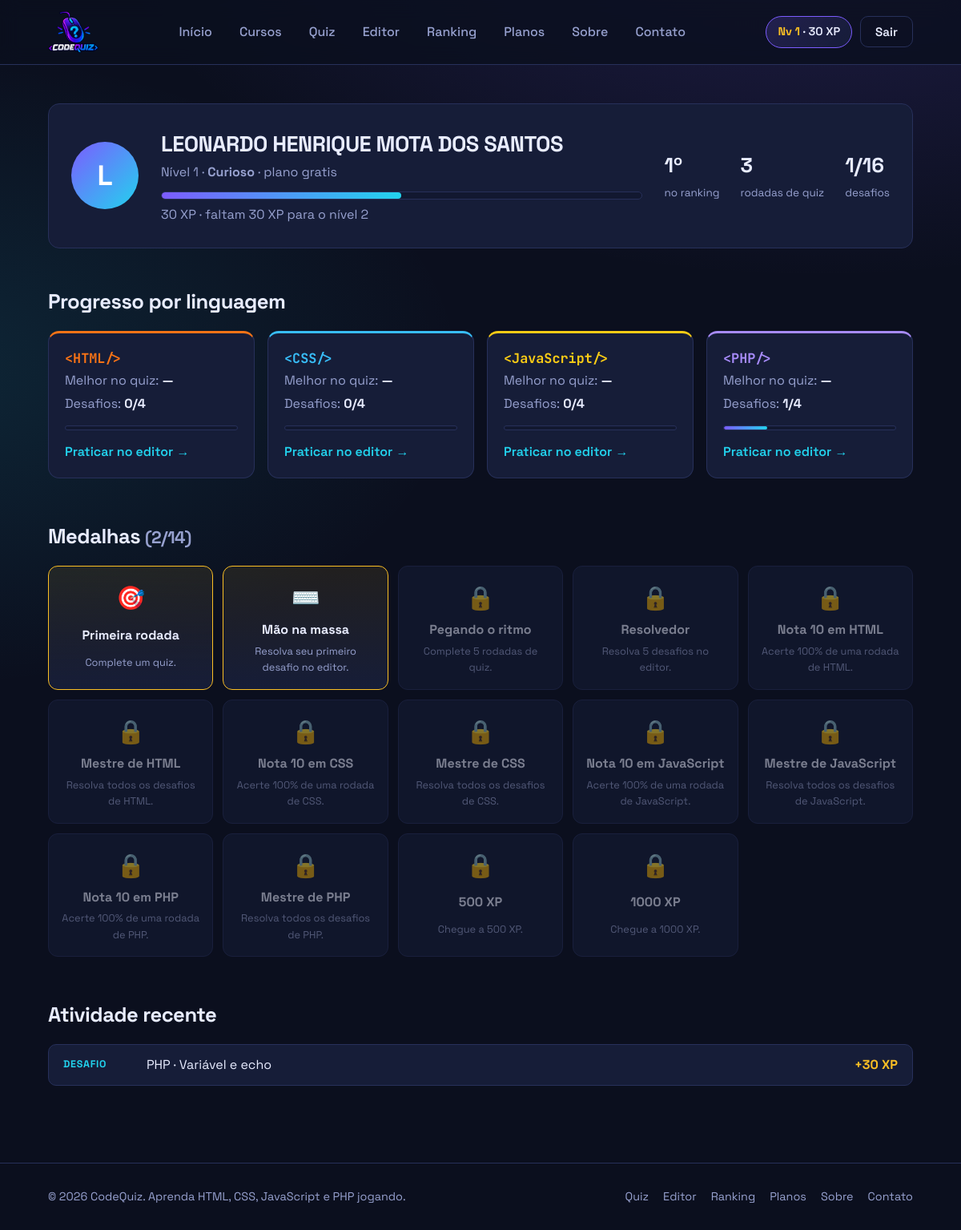
The app's page /perfil.php (signed in) with its own data.
### tables this page shows
CREATE TABLE usuarios (
        id INTEGER PRIMARY KEY AUTOINCREMENT,
        nome TEXT NOT NULL,
        email TEXT NOT NULL UNIQUE,
        senha TEXT NOT NULL,
        plano TEXT NOT NULL DEFAULT "gratis",
        criado_em TEXT NOT NULL DEFAULT CURRENT_TIMESTAMP);

### includes/auth.php (called while the page is built, shortened)
<?php
function db(): PDO {
    static $pdo = null;
    if ($pdo) return $pdo;
    $pdo = new PDO('sqlite:' . __DIR__ . '/../storage/codequiz.sqlite');
    $pdo->setAttribute(PDO::ATTR_ERRMODE, PDO::ERRMODE_EXCEPTION);
    $pdo->setAttribute(PDO::ATTR_DEFAULT_FETCH_MODE, PDO::FETCH_ASSOC);
    $pdo->exec('PRAGMA foreign_keys = ON');
    $pdo->exec('CREATE TABLE IF NOT EXISTS usuarios (
        id INTEGER PRIMARY KEY AUTOINCREMENT,
        nome TEXT NOT NULL,
        email TEXT NOT NULL UNIQUE,
        senha TEXT NOT NULL,
        plano TEXT NOT NULL DEFAULT "gratis",
        criado_em TEXT NOT NULL DEFAULT CURRENT_TIMESTAMP)');
    $pdo->exec('CREATE TABLE IF NOT EXISTS resultados (
        id INTEGER PRIMARY KEY AUTOINCREMENT,
        usuario_id INTEGER NOT NULL REFERENCES usuarios(id),
        linguagem TEXT NOT NULL, acertos INTEGER NOT NULL, total INTEGER NOT NULL, xp INTEGER NOT NULL,
        criado_em TEXT NOT NULL DEFAULT CURRENT_TIMESTAMP)');
    $pdo->exec('CREATE TABLE IF NOT EXISTS desafios_resolvidos (
        id INTEGER PRIMARY KEY AUTOINCREMENT,
        usuario_id INTEGER NOT NULL REFERENCES usuarios(id),
        desafio_id TEXT NOT NULL, linguagem TEXT NOT NULL, xp INTEGER NOT NULL, codigo TEXT NOT NULL DEFAULT "",
        criado_em TEXT NOT NULL DEFAULT CURRENT_TIMESTAMP,
        UNIQUE (usuario_id, desafio_id))');
    $pdo->exec('CREATE TABLE IF NOT EXISTS mensagens (
        id INTEGER PRIMARY KEY AUTOINCREMENT,
        nome TEXT NOT NULL, email TEXT NOT NULL, assunto TEXT NOT NULL, mensagem TEXT NOT NULL,
        usuario_id INTEGER, criado_em TEXT NOT NULL DEFAULT CURRENT_TIMESTAMP)');
    $pdo->exec('CREATE TABLE IF NOT EXISTS login_falhas (
        id INTEGER PRIMARY KEY AUTOINCREMENT,
        ip TEXT NOT NULL, email TEXT NOT NULL, criado_em TEXT NOT NULL DEFAULT CURRENT_TIMESTAMP)');
    $pdo->exec('CREATE INDEX IF NOT EXISTS idx_resultados_usuario ON resultados(usuario_id, linguagem)');
    $pdo->exec('CREATE INDEX IF NOT EXISTS idx_desafios_usuario ON desafios_resolvidos(usuario_id)');
    $pdo->exec('CREATE INDEX IF NOT EXISTS idx_falhas ON login_falhas(ip, criado_em)');
    return $pdo;
}
function usuario_atual(): ?array {
    static $cache = false;
    if ($cache !== false && ($cache['id'] ?? null) == ($_SESSION['uid'] ?? null)) return $cache;
    $st = db()->prepare('SELECT id, nome, email, plano FROM usuarios WHERE id = ?');
    $st->execute([$_SESSION['uid']]);
    return $cache = ($st->fetch() ?: null);
}
function exigir_login(): array {
    $u = usuario_atual();
    return $u;
}
function h(?string $s): string {
    return htmlspecialchars((string) $s, ENT_QUOTES | ENT_SUBSTITUTE, 'UTF-8');
}

### data/quiz-data.php (called while the page is built, shortened)
<?php
foreach ($d as &$l) {
    foreach ($l[3] as &$q) { $q[1] = str_replace('\n', "\n", $q[1]); }
}
return $d;

### includes/xp.php (called while the page is built, shortened)
<?php
require_once __DIR__ . '/auth.php';
function linguagens_validas(): array {
    static $l = null;
    return $l ??= array_keys(require __DIR__ . '/../data/quiz-data.php');
}
function in_langs(): string {
    return "'" . implode("','", linguagens_validas()) . "'";
}
function xp_total(int $uid): int {
    $st = db()->prepare('SELECT
        (SELECT COALESCE(SUM(xp), 0) FROM resultados WHERE usuario_id = :u AND linguagem IN (' . in_langs() . '))
      + (SELECT COALESCE(SUM(xp), 0) FROM desafios_resolvidos WHERE usuario_id = :u)');
    $st->execute([':u' => $uid]);
    return (int) $st->fetchColumn();
}
function nivel_info(int $xp): array {
    $n = (int) floor(sqrt($xp / 60)) + 1;
    $ini = 60 * ($n - 1) ** 2;
    $fim = 60 * $n ** 2;
    return [
        'nivel' => $n, 'titulo' => NIVEIS[min($n, count(NIVEIS)) - 1], 'xp' => $xp,
        'ini' => $ini, 'fim' => $fim, 'falta' => $fim - $xp,
        'pct' => (int) round(100 * ($xp - $ini) / ($fim - $ini)),
    ];
}
function ranking(?string $lang = null, ?int $dias = null, int $limite = 10): array {
    $f = $dias ? " AND criado_em >= datetime('now', '-" . (int) $dias . " days')" : '';
    $sql = 'SELECT u.id, u.nome, SUM(t.xp) xp, SUM(t.partidas) partidas, SUM(t.acertos) acertos, SUM(t.total) total, SUM(t.desafios) desafios
        FROM (
            SELECT usuario_id, linguagem, xp, 1 partidas, acertos, total, 0 desafios FROM resultados WHERE linguagem IN (' . in_langs() . ')' . $f . '
            UNION ALL
            SELECT usuario_id, linguagem, xp, 0, 0, 0, 1 FROM desafios_resolvidos WHERE 1 = 1' . $f . '
        ) t JOIN usuarios u ON u.id = t.usuario_id '
        . ($lang ? 'WHERE t.linguagem = ? ' : '') . 'GROUP BY u.id HAVING SUM(t.xp) > 0 ORDER BY xp DESC, u.id ASC LIMIT ' . (int) $limite;
    $st = db()->prepare($sql);
    $st->execute($lang ? [$lang] : []);
    return $st->fetchAll();
}
function posicao(int $uid, ?string $lang = null, ?int $dias = null): ?array {
    foreach (ranking($lang, $dias, 5000) as $i => $r) {
        if ((int) $r['id'] === $uid) return ['pos' => $i + 1, 'xp' => (int) $r['xp']];
    }
    return null;
}
function medalhas(int $uid): array {
    $langs = require __DIR__ . '/../data/quiz-data.php';
    $desafios = require __DIR__ . '/../data/desafios.php';
    $db = db();
    $st = $db->prepare('SELECT linguagem, MAX(ROUND(100.0 * acertos / total)) melhor, COUNT(*) n FROM resultados WHERE usuario_id = ? GROUP BY linguagem');
    $st->execute([$uid]);
    $q = array_column($st->fetchAll(), null, 'linguagem');
    $st = $db->prepare('SELECT linguagem, COUNT(*) n FROM desafios_resolvidos WHERE usuario_id = ? GROUP BY linguagem');
    $st->execute([$uid]);
    $d = array_column($st->fetchAll(), 'n', 'linguagem');
    $totalQuiz = array_sum(array_column($q, 'n'));
    $totalDes = array_sum($d);
    $xp = xp_total($uid);
    $m = [
        ['🎯', 'Primeira rodada', 'Complete um quiz.', $totalQuiz >= 1],
        ['⌨️', 'Mão na massa', 'Resolva seu primeiro desafio no editor.', $totalDes >= 1],
        ['🔥', 'Pegando o ritmo', 'Complete 5 rodadas de quiz.', $totalQuiz >= 5],
        ['🧩', 'Resolvedor', 'Resolva 5 desafios no editor.', $totalDes >= 5],
    ];
    foreach ($langs as $id => $l) {
        $m[] = ['🏆', 'Nota 10 em ' . $l[0], 'Acerte 100% de uma rodada de ' . $l[0] . '.', ((int) ($q[$id]['melhor'] ?? 0)) >= 100];
        $tot = count(array_filter($desafios, fn($x) => $x['lang'] === $id));
        $m[] = ['🛠️', 'Mestre de ' . $l[0], 'Resolva todos os desafios de ' . $l[0] . '.', $tot > 0 && ($d[$id] ?? 0) >= $tot];
    }
    $m[] = ['⭐', '500 XP', 'Chegue a 500 XP.', $xp >= 500];
    $m[] = ['💎', '1000 XP', 'Chegue a 1000 XP.', $xp >= 1000];
    return $m;
}

### perfil.php (the view, shortened to what this page needs)
<?php
require_once 'includes/xp.php';
$usuario = exigir_login();
$titulo = 'Meu perfil'; $pagina = 'perfil';
$uid = (int) $usuario['id'];
$langs = require 'data/quiz-data.php';
$db = db();
$ni = nivel_info(xp_total($uid));
$pos = posicao($uid);
$st = $db->prepare('SELECT linguagem, COUNT(*) n, MAX(ROUND(100.0 * acertos / total)) melhor, SUM(xp) xp FROM resultados WHERE usuario_id = ? GROUP BY linguagem');
$st->execute([$uid]);
$quiz = array_column($st->fetchAll(), null, 'linguagem');
$st = $db->prepare('SELECT desafio_id FROM desafios_resolvidos WHERE usuario_id = ?');
$st->execute([$uid]);
$resolvidos = array_column($st->fetchAll(), 'desafio_id');
$st = $db->prepare("SELECT 'Quiz' tipo, linguagem, xp, acertos || '/' || total detalhe, criado_em FROM resultados WHERE usuario_id = :u AND linguagem IN (" . in_langs() . ")
    UNION ALL SELECT 'Desafio', linguagem, xp, desafio_id, criado_em FROM desafios_resolvidos WHERE usuario_id = :u ORDER BY criado_em DESC LIMIT 8");
$st->execute([':u' => $uid]);
$recentes = $st->fetchAll();
$meds = medalhas($uid);
$ganhas = count(array_filter($meds, fn($m) => $m[3]));
$partidas = array_sum(array_column($quiz, 'n'));
include 'includes/header.php';
?>
<main class="wrap">
    <section class="perfil-topo card">
        <div class="avatar" aria-hidden="true"><?= h(mb_strtoupper(mb_substr($usuario['nome'], 0, 1))) ?></div>
        <div class="pt-info">
            <h1><?= h($usuario['nome']) ?></h1>
            <p class="mut">Nível <?= $ni['nivel'] ?> · <strong><?= h($ni['titulo']) ?></strong> · plano <?= h($usuario['plano']) ?></p>
            <div class="xpbar" role="progressbar" aria-valuemin="0" aria-valuemax="100" aria-valuenow="<?= $ni['pct'] ?>" aria-label="Progresso para o próximo nível"><i style="width:<?= $ni['pct'] ?>%"></i></div>
            <p class="mut"><?= $ni['xp'] ?> XP · faltam <?= $ni['falta'] ?> XP para o nível <?= $ni['nivel'] + 1 ?></p>
        </div>
        <div class="pt-stats">
            <div><b><?= $pos ? $pos['pos'] . 'º' : '—' ?></b><span>no ranking</span></div>
            <div><b><?= $partidas ?></b><span>rodadas de quiz</span></div>
            <div><b><?= count($resolvidos) ?>/<?= count($desafios) ?></b><span>desafios</span></div>
        </div>
    </section>
    <section class="sec2">
        <h2>Progresso por linguagem</h2>
        <div class="langs-prog">
            <?php foreach ($langs as $id => $l):
                $tot = count(array_filter($desafios, fn($x) => $x['lang'] === $id));
                $feitos = count(array_filter($resolvidos, fn($r) => ($desafios[$r]['lang'] ?? '') === $id));
                $pctD = $tot ? round(100 * $feitos / $tot) : 0; ?>
            <div class="card lp" style="--c:<?= h($l[1]) ?>">
                <span class="tag">&lt;<?= h($l[0]) ?>/&gt;</span>
                <p>Melhor no quiz: <strong><?= isset($quiz[$id]) ? (int) $quiz[$id]['melhor'] . '%' : '—' ?></strong></p>
                <p>Desafios: <strong><?= $feitos ?>/<?= $tot ?></strong></p>
                <div class="xpbar sm"><i style="width:<?= $pctD ?>%"></i></div>
                <a href="editor.php?l=<?= h($id) ?>" class="lnk">Praticar no editor →</a>
            </div>
            <?php endforeach; ?>
        </div>
    </section>
    <section class="sec2">
        <h2>Medalhas <small class="mut">(<?= $ganhas ?>/<?= count($meds) ?>)</small></h2>
        <div class="medalhas">
            <?php foreach ($meds as [$ic, $nome, $desc, $ok]): ?>
            <div class="medalha <?= $ok ? 'ok' : '' ?>" title="<?= h($desc) ?>">
                <span class="ic"><?= $ok ? $ic : '🔒' ?></span><strong><?= h($nome) ?></strong><small><?= h($desc) ?></small>
            </div>
            <?php endforeach; ?>
        </div>
    </section>
    <section class="sec2">
        <h2>Atividade recente</h2>
        <?php if (!$recentes): ?>
            <div class="card vazio"><p>Nada por aqui ainda.</p><a href="quiz.php" class="btn btn-p">Jogar o primeiro quiz</a></div>
        <?php else: ?>
        <ul class="atividade">
            <?php foreach ($recentes as $r): ?>
            <li>
                <span class="tipo"><?= h($r['tipo']) ?></span>
                <span><?= h($langs[$r['linguagem']][0] ?? $r['linguagem']) ?> · <?= $r['tipo'] === 'Quiz' ? h($r['detalhe']) . ' acertos' : h($desafios[$r['detalhe']]['titulo'] ?? $r['detalhe']) ?></span>
                <strong>+<?= (int) $r['xp'] ?> XP</strong>
            </li>
            <?php endforeach; ?>
        </ul>
        <?php endif; ?>
    </section>
</main>
<?php include 'includes/footer.php'; ?>

### includes/header.php (shortened to what this page needs)
<?php
require_once __DIR__ . '/xp.php';
$usuario = usuario_atual();
$pagina = $pagina ?? '';
$nv = $usuario ? nivel_info(xp_total((int) $usuario['id'])) : null;
$menu = ['home.php' => ['Início', ['home']], 'services.php' => ['Cursos', ['services', 'curso']],
         'quiz.php' => ['Quiz', ['quiz']], 'editor.php' => ['Editor', ['editor']], 'ranking.php' => ['Ranking', ['ranking']],
         'assinaturas.php' => ['Planos', ['assinaturas']], 'sobre.php' => ['Sobre', ['sobre']], 'contato.php' => ['Contato', ['contato']]];
?>
<!DOCTYPE html>
<html lang="pt-BR">
<head>
    <link rel="stylesheet" href="css/base.css">
    <?php if ($pagina && file_exists(__DIR__ . "/../css/pages/{$pagina}.css")): ?>
    <link rel="stylesheet" href="css/pages/<?= h($pagina) ?>.css">
    <?php endif; ?>
</head>
<body>
<nav class="nav" aria-label="Principal">
    <a href="home.php" class="logo"><img src="img/code-quiz.png" alt="CodeQuiz"></a>
    <div class="nav-links" id="menu-links">
        <?php foreach ($menu as $url => [$nome, $ativos]): ?>
        <a href="<?= $url ?>" class="<?= in_array($pagina, $ativos) ? 'on' : '' ?>"<?= in_array($pagina, $ativos) ? ' aria-current="page"' : '' ?>><?= $nome ?></a>
        <?php endforeach; ?>
    </div>
    <div class="nav-user">
        <?php if ($usuario): ?>
            <a href="perfil.php" class="xp-chip" title="Ver meu perfil" id="xp-chip"><b>Nv <span data-nv><?= $nv['nivel'] ?></span></b> · <span data-xp><?= $nv['xp'] ?></span> XP</a>
            <form method="POST" action="logout.php" class="inline">
                <button class="btn btn-o btn-sm" type="submit">Sair</button>
            </form>
        <?php else: ?>
            <a href="login.php" class="login">Entrar</a>
            <a href="cadastro.php" class="btn btn-p btn-sm">Cadastre-se aqui</a>
        <?php endif; ?>
    </div>
</nav>
<div id="conteudo" tabindex="-1">

### records on screen
usuarios: id "1", nome "L", nome "LEONARDO HENRIQUE MOTA DOS SANTOS", plano "gratis"

### other values on screen
$nome "Início"
$nome "Cursos"
$nome "Quiz"
$nome "Editor"
$nome "Ranking"
$nome "Planos"
$nome "Sobre"
$nome "Contato"
$nv['xp'] "30"
$ni['titulo'] "Curioso"
$ni['xp'] "30"
$ni['falta'] "30"
$ni['nivel'] + 1 "2"
$partidas "3"
count($resolvidos) "1"
